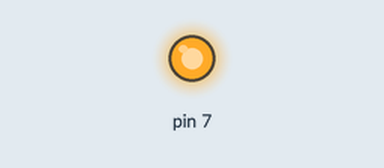
Simulated run of this sketch. Board: Arduino Uno, built with avr-gcc and run on an emulated ATmega328P. Parts: output pins drawn as LEDs (lit = HIGH).

Above: at 0.07 s.
At 2.78 s:
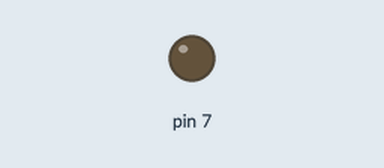
Timing chart, 0 to 3.1 s (numbered marks = the images above):
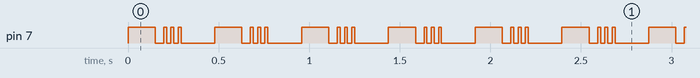

The sketch:

Movia-D-LED.ino
```cpp
void setup() {
  pinMode(7, OUTPUT);
}

// the loop function runs over and over again forever
void loop() {
  digitalWrite(7, HIGH);
  delay(150);
  digitalWrite(7, LOW);
  delay(47);
  digitalWrite(7, HIGH);
  delay(16);
  digitalWrite(7, LOW);
  delay(24);
  digitalWrite(7, HIGH);
  delay(16);
  digitalWrite(7, LOW);
  delay(24);
  digitalWrite(7, HIGH);
  delay(16);
  digitalWrite(7, LOW);
  delay(186);
}
```

Measured:
- by itself, pin 7: repeats every 0.48 s: LOW 0.05 s, 2 × (HIGH 0.02 s, LOW 0.02 s), HIGH 0.02 s, LOW 0.19 s, HIGH 0.15 s
